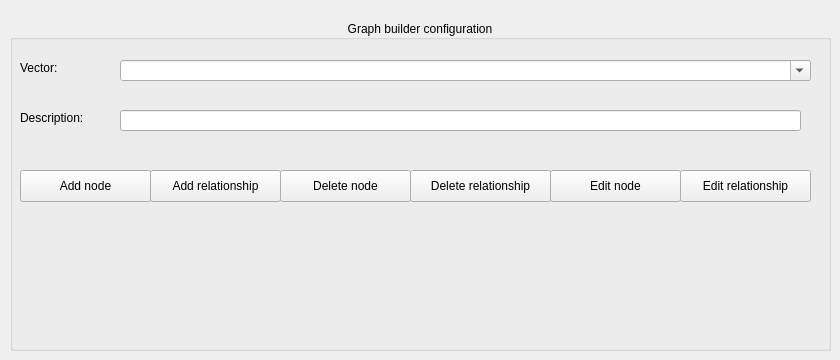
      <widget class="QWidget" name="GraphBuilderConfigView">
       <widget class="QWidget" name="verticalLayoutWidget_9">
        <property name="geometry">
         <rect>
          <x>10</x>
          <y>20</y>
          <width>821</width>
          <height>331</height>
         </rect>
        </property>
        <layout class="QVBoxLayout" name="GBC_verticalLayout">
         <item>
          <widget class="QGroupBox" name="GBC_GroupBox">
           <property name="title">
            <string>Graph builder configuration</string>
           </property>
           <property name="alignment">
            <set>Qt::AlignCenter</set>
           </property>
           <widget class="QLabel" name="GBC_VectorLabel">
            <property name="geometry">
             <rect>
              <x>10</x>
              <y>40</y>
              <width>60</width>
              <height>16</height>
             </rect>
            </property>
            <property name="text">
             <string>Vector:</string>
            </property>
           </widget>
           <widget class="QFontComboBox" name="GBC_VectorDropDown">
            <property name="geometry">
             <rect>
              <x>110</x>
              <y>40</y>
              <width>691</width>
              <height>21</height>
             </rect>
            </property>
            <property name="currentText">
             <string/>
            </property>
           </widget>
           <widget class="QLabel" name="GBC_DescriptionLabel">
            <property name="geometry">
             <rect>
              <x>10</x>
              <y>90</y>
              <width>81</width>
              <height>16</height>
             </rect>
            </property>
            <property name="text">
             <string>Description:</string>
            </property>
           </widget>
           <widget class="QLineEdit" name="GBC_DescriptionLineEdit">
            <property name="geometry">
             <rect>
              <x>110</x>
              <y>90</y>
              <width>681</width>
              <height>21</height>
             </rect>
            </property>
           </widget>
           <widget class="QPushButton" name="GBC_AddNodeButton">
            <property name="geometry">
             <rect>
              <x>10</x>
              <y>150</y>
              <width>131</width>
              <height>32</height>
             </rect>
            </property>
            <property name="text">
             <string>Add node</string>
            </property>
           </widget>
           <widget class="QPushButton" name="GBC_AddRelationshipButton">
            <property name="geometry">
             <rect>
              <x>140</x>
              <y>150</y>
              <width>131</width>
              <height>32</height>
             </rect>
            </property>
            <property name="text">
             <string>Add relationship</string>
            </property>
           </widget>
           <widget class="QPushButton" name="GBC_DeleteNodeButton">
            <property name="geometry">
             <rect>
              <x>270</x>
              <y>150</y>
              <width>131</width>
              <height>32</height>
             </rect>
            </property>
            <property name="text">
             <string>Delete node</string>
            </property>
           </widget>
           <widget class="QPushButton" name="GBC_DeleteRelationshipButton">
            <property name="geometry">
             <rect>
              <x>400</x>
              <y>150</y>
              <width>141</width>
              <height>32</height>
             </rect>
            </property>
            <property name="text">
             <string>Delete relationship</string>
            </property>
           </widget>
           <widget class="QPushButton" name="GBC_EditNodeButton">
            <property name="geometry">
             <rect>
              <x>540</x>
              <y>150</y>
              <width>131</width>
              <height>32</height>
             </rect>
            </property>
            <property name="text">
             <string>Edit node</string>
            </property>
           </widget>
           <widget class="QPushButton" name="GBC_EditRelationshipButton">
            <property name="geometry">
             <rect>
              <x>670</x>
              <y>150</y>
              <width>131</width>
              <height>32</height>
             </rect>
            </property>
            <property name="text">
             <string>Edit relationship</string>
            </property>
           </widget>
          </widget>
         </item>
        </layout>
       </widget>
      </widget>
